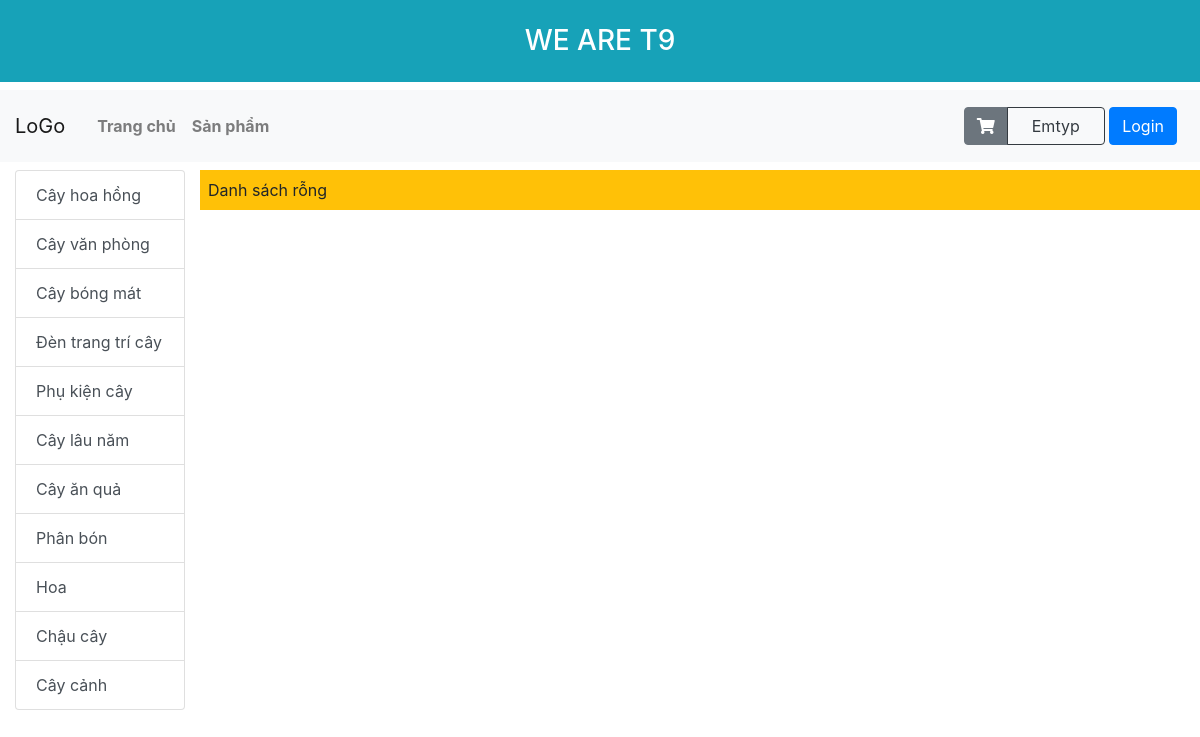
The page /product.php on the database its author committed.
### tables this page shows
CREATE TABLE `chungloaisp` (
  `MaChungLoaiSP` int(11) NOT NULL,
  `TenChungLoaiSP` varchar(30) NOT NULL
);

### class/category.php (called while the page is built, shortened)
<?php
	$filepath = realpath(dirname(__FILE__));
	include_once ($filepath.'/../lib/database.php');
?>
<?php
	class category
	{
		private $db;
		public function __construct()
		{
			$this->db = new Database();
		}
		public function show_category()
		{
			$query = "SELECT * FROM chungloaisp order by MaChungLoaiSP desc ";
			$result = $this->db->select($query);
			return $result;
		}
	}
 ?>

### lib/database.php (called while the page is built, shortened)
<?php
Class Database extends PDO{
   public $host   = DB_HOST;
   public $user   = DB_USER;
   public $pass   = DB_PASS;
   public $dbname = DB_NAME;
   public $link;
private function connectDB(){
   $this->link = new mysqli($this->host, $this->user, $this->pass,
    $this->dbname);
 }
public function select($query){
  $result = $this->link->query($query) or
   die($this->link->error.__LINE__);
  if($result->num_rows > 0){
    return $result;
  } else {
    return false;
  }
 }
}

### product.php (the view, shortened to what this page needs)
<?php include('main/header.php'); ?>
<?php
if (!isset($_GET['catid']) || $_GET['catid'] == NULL) {
    $show=false;
    $id=-1;
} else {
    $id = $_GET['catid'];
    $show = $product->get_product($id);
}
?>
<div class="row">
    <div class="col-md-2 mt-2">
        <div class="list-group">
            <?php
            $show_cat = $cat->show_category();
            if ($show_cat) {
                while ($result = $show_cat->fetch_assoc()) {
             if ($result['MaChungLoaiSP'] == $id){?>
                            <a href="product.php?catid=<?php echo $result['MaChungLoaiSP'] ?>" class="list-group-item list-group-item-action active"><?php echo $result['TenChungLoaiSP'] ;?></a>
                        <?php }else{?>
                            <a href="product.php?catid=<?php echo $result['MaChungLoaiSP'] ?>" class="list-group-item list-group-item-action"><?php echo $result['TenChungLoaiSP'] ;?></a>
            <?php
                        }
                }
            }
            ?>
        </div>
    </div>
    <div class="col-md-10">
        <div class="row ">
            <?php if ($show) {
                while ($rs = $show->fetch_assoc()) {
                ?>
                    <div class="col-md-3 mt-2 card-deck">
                        <div class="card">
                            <div class="card-img-top img"></div>
                            <div class="card-body">
                                <h5 class="card-title text-primary"><?php echo $rs['TenSanPham']?></h5>
                                <p class="card-text">Giá bán: <?php echo $rs['GiaBan']?>&nbsp;<i class="fas fa-money-check-alt"></i></p>
                            </div>
                            <a href="detail.php?proid=<?php echo $rs['MaSanPham'] ?>">
                                <div class="card-footer bg-info">
                                    <small class="text-light">Xem chi tiết</small>
                                </div>
                            </a>
                        </div>
                    </div>
                    <?php
                        }
                    }else{?>
                        <div class=" mt-2 col-md-12 p-2 bg-warning">Danh sách rỗng</div><?php
                    }
                ?>
        </div>
    </div>
</div>
<?php include('main/footer.php'); ?>

### css/basic.css (style rules this page uses)
body { background: #eff; font-family: 'Roboto Mono', monospace; font-size: 14px; color:#333; }
a { text-decoration: none; }

### rows shown on the page
chungloaisp: TenChungLoaiSP "Cây hoa hồng"
chungloaisp: TenChungLoaiSP "Cây văn phòng"
chungloaisp: TenChungLoaiSP "Cây bóng mát"
chungloaisp: TenChungLoaiSP "Đèn trang trí cây"
chungloaisp: TenChungLoaiSP "Phụ kiện cây"
chungloaisp: TenChungLoaiSP "Cây lâu năm"
chungloaisp: TenChungLoaiSP "Cây ăn quả"
chungloaisp: TenChungLoaiSP "Phân bón"
chungloaisp: TenChungLoaiSP "Hoa"
chungloaisp: TenChungLoaiSP "Chậu cây"
chungloaisp: TenChungLoaiSP "Cây cảnh"
